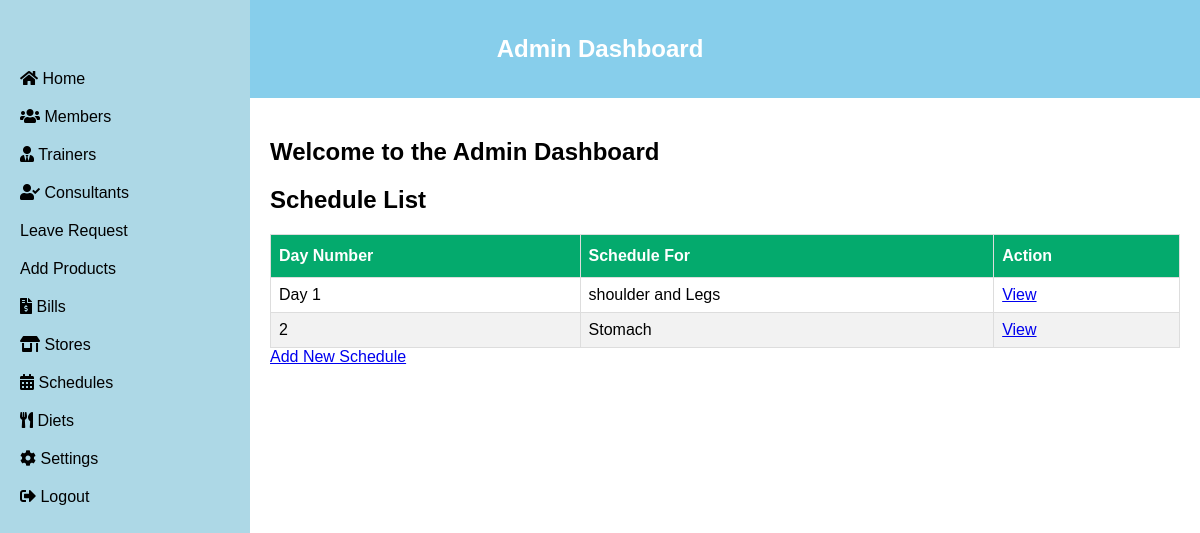
The app's page /schedule_list/ with its own data.
### gym/models.py (models this page shows, shortened)
class Schedule(models.Model):
    Dayno = models.CharField(max_length = 50)
    Schedule_for = models.CharField(max_length = 100)
    Trainee_level = models.CharField(max_length = 100)
    Process = models.CharField(max_length = 500)
    Description = models.CharField(max_length = 100)
    Other_Notes = models.CharField(max_length = 100)

### gym/views.py (the view)
# urls.py: path('schedule_list/', views.schedule_list, name='schedule_list'),
def schedule_list(request):
    schedules = Schedule.objects.all()
    return render(request, 'schedule_list.html', {'schedules': schedules})

### gym/templates/schedule_list.html (shortened to what this page needs)
{% extends 'gym/admin_dashboard.html' %}
{% block content %}
    <h2>Schedule List</h2>
    <table id="customers">
        <thead>
            <tr>
                <th>Day Number</th>
                <th>Schedule For</th>
                <th>Action</th>
            </tr>
        </thead>
        <tbody>
            {% for schedule in schedules %}
                <tr>
                    <td>{{ schedule.Dayno }}</td>
                    <td>{{ schedule.Schedule_for }}</td>
                    <td><a href="#">View</a></td>
                </tr>
            {% endfor %}
        </tbody>
    </table>
    <a href="{% url 'schedule_add' %}">Add New Schedule</a>
{% endblock %}

### records on screen
Schedule: Dayno "Day 1", Schedule_for "shoulder and Legs"
Schedule: Dayno "2", Schedule_for "Stomach"
